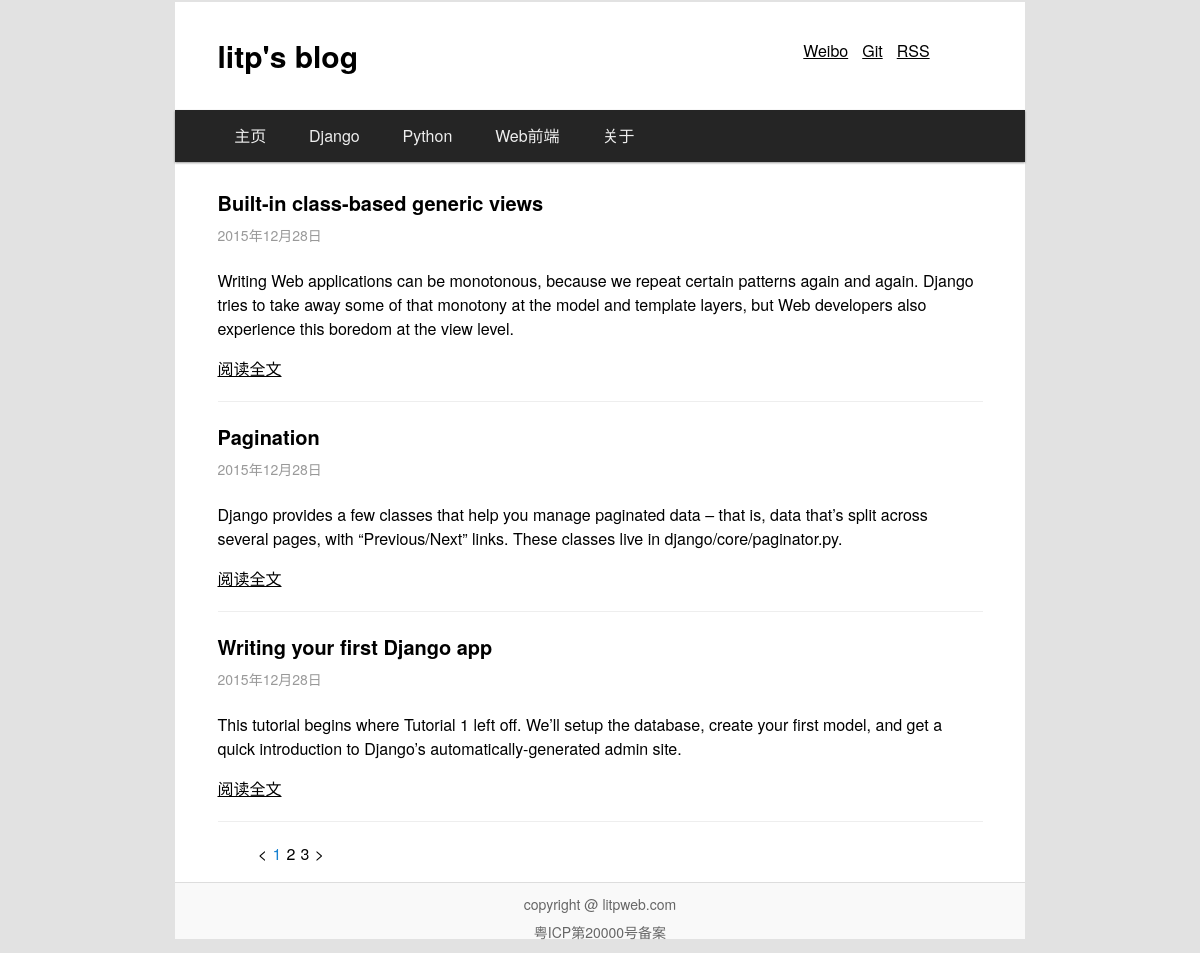
The page / on the database its author committed.
### decblog/models.py (models this page shows, shortened)
@python_2_unicode_compatible
class Post(models.Model):
	title = models.CharField(max_length=256,default='New Post')
	slug = models.CharField(max_length=256,blank=True,null=True,default='new-post')
	author = models.ForeignKey(User)
	pub_date = models.DateTimeField(auto_now_add = True)
	abstract = models.TextField(null = True, blank = True)
	content_raw = models.TextField()
	content_html = models.TextField(null = True, blank = True)
	tags = models.ManyToManyField('Tag',blank=True)
	category = models.ForeignKey('Category',blank=True,null=True)
	is_draft = models.BooleanField(default=False)
	def get_absolute_url(self):
		return reverse("post",kwargs={'slug':self.slug})

### decblog/views.py (the view)
# urls.py: url(r'^$', views.PostListView.as_view()),
class PostListView(ListView):
	model = Post
	paginate_by = 3

### templates/decblog/post_list.html (shortened to what this page needs)
{% extends "decblog/base.html" %}
{% block content %}
{% for post in object_list %}
<article>
	<h3><a href="{{ post.get_absolute_url }}">{{ post.title }}</a></h3>
	<p class="pub-date">{{ post.pub_date|date:"Y年n月j日" }}</p>
	<p class="article-content">{{ post.abstract|safe }}</p>
	<p class="read-more"><a href="{{ post.get_absolute_url }}">阅读全文</a></p>
</article>
<hr>
{% endfor %}
<ul class="paginator">
	{% if is_paginated %}
	<li><a href="?page=1">&lt</a></li>
	{% for page_number in paginator.page_range %}
	<li {% if page_number == page_obj.number %} class="current-page"{% endif %}>
		<a href = "?page={{ page_number }}" > {{ page_number }} </a>
	</li>
	{% endfor %}
	<li><a href="?page={{ paginator.num_pages }}">&gt</a></li>
	{% endif %}
</ul>
{% endblock %}

### templates/decblog/base.html (shortened to what this page needs)
{% load staticfiles %}
<!DOCTYPE html>
<html>
<head>
	<link rel="stylesheet" href="{% static "css/blog-style.css" %}">
	<link rel="stylesheet" href="{% static "css/code-default.css" %}">
</head>
<body>
	<div class="container">
		<header class="grid">
			<h1 class="blog-title col-2-3"><a href="">litp's blog</a></h1>
			<ul class="contact-info col-1-3 hide-on-mobile">
					<li><a href="">Weibo</a></li>
					<li><a href="https://github.com/litp/">Git</a></li>
					<li><a href="/feeds/">RSS</a></li>
			</ul>
		</header>
		<nav class="grid">
			<ul class="nav-btn col-1-1">
				<li><a href="/">主页</a></li>
				<li><a href="/category/django/">Django</a></li>
				<li><a href="/category/python/">Python</a></li>
				<li><a href="/category/web/">Web前端</a></li>
				<li><a href="/about/">关于</a></li>
			</ul>
		</nav>
		<div class="content">
		{% block content %} {% endblock %}
		</div>
		<footer>
			<p class="copyright">copyright @ litpweb.com</p>
			<p class="beian">粤ICP第20000号备案</p>
		</footer>
	</div>
</body>
</html>

### static/css/blog-style.css (style rules this page uses)
* { -webkit-box-sizing:border-box;-moz-box-sizing:border-box;box-sizing:border-box }
html { -ms-text-size-adjust:100%;-webkit-text-size-adjust:100% }
body { margin:0 }
article,aside,details,figcaption,figure,footer,header,hgroup,main,menu,nav,section,summary { display:block }
a { -webkit-tap-highlight-color:transparent;background-color:transparent }
hr { -moz-box-sizing:content-box;box-sizing:content-box }
html,body { font-size:16px;line-height:1.5;font-family: "Helvetica Neue",Helvetica,Arial,sans-serif;background-color: #E2E2E2; }
h1,h2,h3,h4,h5,h6 { margin:10px 0 }
h1 a,h2 a,h3 a,h4 a,h5 a,h6 a { font-weight:inherit }
h1 { font-size:30px }
h3 { font-size:20px }
hr { height:0;border:0;border-top:1px solid #eee;margin:20px 0 }
a { color:inherit; }
ul { text-decoration: none; }
.container { margin: 2px auto 0px auto; max-width: 850px; background-color: #fff; font-height:1.625; }
header { padding:2.5% 0 2.5% 5%; }
.blog-title a { font-size: 30px; text-decoration: none; }
.contact-info li { display:inline; margin: 0 0.3em 0 0.3em; }
nav { background-color: #252525; box-shadow: 0px 1px 2px rgba(0, 0, 0, 0.4); }
.nav-btn { margin:0px; }
.nav-btn li { display: inline; }
.nav-btn a { display: inline-block; text-decoration: none; color:#EEE; line-height:3.3em; padding: 0px 1.2em 0px 1.2em; }
.content { margin: 3% 5% 0 5%; }
article h3 a { text-decoration: none; color: #000; }
.pub-date { color: #999; font-size: 14px; position: relative; top:-0.5em; }
.read-more a { text-decoration: underline; }
.paginator li { display: inline; margin: 0 0.05% 0 0.05%; }
.paginator a { text-decoration: none; }
.paginator .current-page { color:#1982D1; }
footer { background-color: #F9F9F9; border-top: 1px solid #DDD; font-size: 0.875em; line-height: 100%; color:#666; text-align: center; }
[class*='col-'] { float: left; min-height: 1px; padding-right: 20px; }
.grid { width: 100%; max-width: 1140px; min-width: 748px; margin: 0 auto; overflow: hidden; }
.grid:after { content: ""; display: table; clear: both; }
.col-2-3 { width: 67%; }
.col-1-3 { width: 33% }
.col-1-1 { width: 100%; }

### rows shown on the page
Post: title "Built-in class-based generic views", pub_date "2015年12月28日", abstract "Writing Web applications can be monotonous, because we repeat certain patterns again and again. Django tries to take away some of that monotony at the model and template layers, but Web developers also experience this boredom at the view level."
Post: title "Pagination", pub_date "2015年12月28日", abstract "Django provides a few classes that help you manage paginated data – that is, data that’s split across several pages, with “Previous/Next” links. These classes live in django/core/paginator.py."
Post: title "Writing your first Django app", pub_date "2015年12月28日", abstract "This tutorial begins where Tutorial 1 left off. We’ll setup the database, create your first model, and get a quick introduction to Django’s automatically-generated admin site."

### other values the page prints
{{ page_number }} "1" "2" "3"
